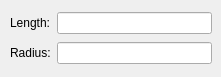
                      <widget class="QWidget" name="cylinder_tab_2">
                       <attribute name="title">
                        <string>Cylinder</string>
                       </attribute>
                       <widget class="QWidget" name="layoutWidget_4">
                        <property name="geometry">
                         <rect>
                          <x>10</x>
                          <y>10</y>
                          <width>202</width>
                          <height>58</height>
                         </rect>
                        </property>
                        <layout class="QGridLayout" name="gridLayout_8">
                         <item row="0" column="0">
                          <widget class="QLabel" name="label_26">
                           <property name="text">
                            <string>Length:</string>
                           </property>
                          </widget>
                         </item>
                         <item row="0" column="1">
                          <widget class="QLineEdit" name="lineEdit_24"/>
                         </item>
                         <item row="1" column="0">
                          <widget class="QLabel" name="label_27">
                           <property name="text">
                            <string>Radius:</string>
                           </property>
                          </widget>
                         </item>
                         <item row="1" column="1">
                          <widget class="QLineEdit" name="lineEdit_25"/>
                         </item>
                        </layout>
                       </widget>
                      </widget>
